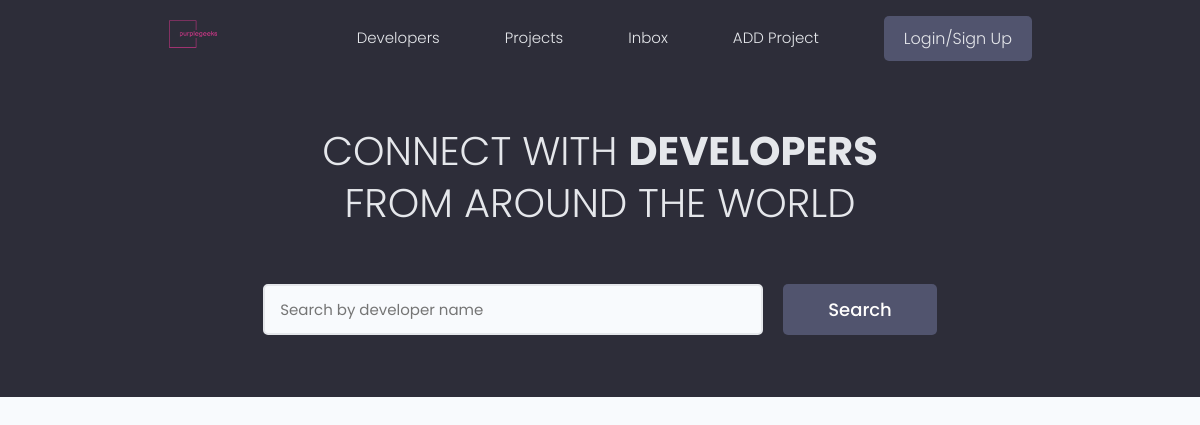
The app's page /, older data.
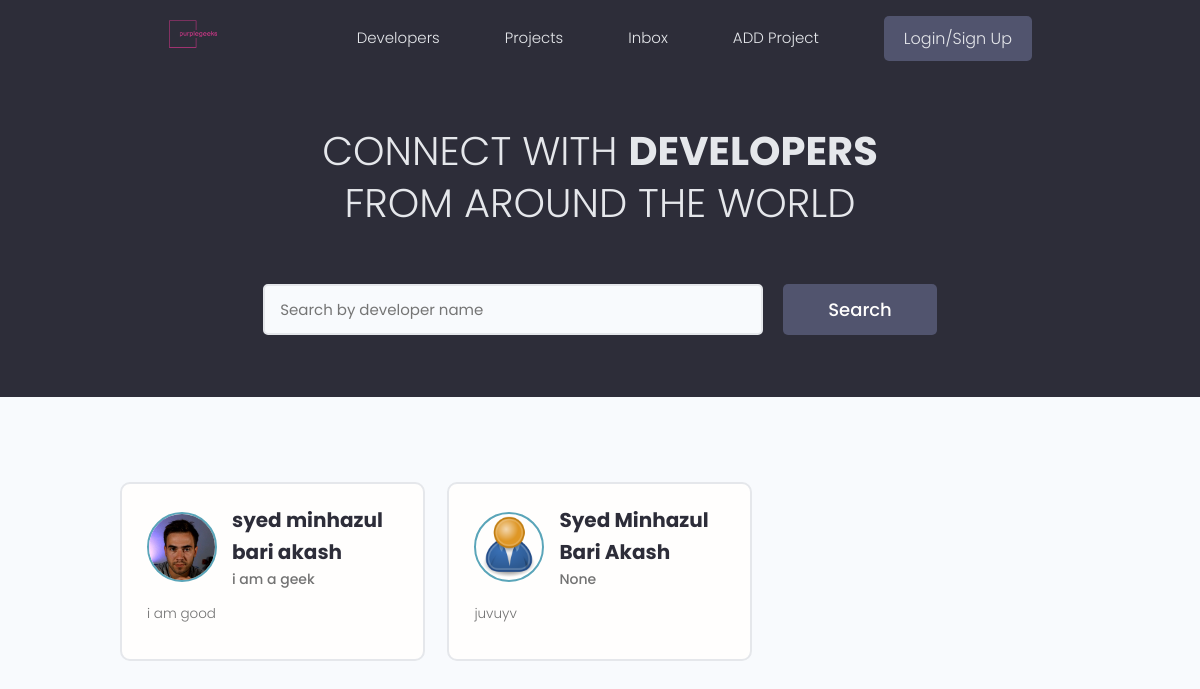
The same page, newer data.
### users/models.py (models this page shows, shortened)
class Profile(models.Model):
    user = models.OneToOneField(User, on_delete=models.CASCADE, null=True, blank=True)
    name = models.CharField(max_length=200, blank=True, null=True)
    email = models.EmailField(max_length=500, blank=True, null=True)
    username = models.CharField(max_length=200, blank=True, null=True)
    location = models.CharField(max_length=200, blank=True, null=True)
    short_intro = models.CharField(max_length=200, blank=True, null=True)
    bio = models.TextField(blank=True, null=True)
    profile_image = models.ImageField(null=True, blank=True, upload_to='profiles/', default="profiles/user-default.png")
    social_github = models.CharField(max_length=200, blank=True, null=True)
    social_twitter = models.CharField(max_length=200, blank=True, null=True)
    social_linkedin = models.CharField(max_length=200, blank=True, null=True)
    social_youtube = models.CharField(max_length=200, blank=True, null=True)
    social_website = models.CharField(max_length=200, blank=True, null=True)
    created = models.DateTimeField(auto_now_add=True)
    id = models.UUIDField(default=uuid.uuid4, unique=True, primary_key=True, editable=False)

### users/views.py (the view)
# urls.py: path('',views.profiles, name = "profiles"),
def profiles(request):
    profiles = Profile.objects.all()
    context = {'profiles': profiles}
    return render(request, 'users/profiles.html', context)

### users/templates/users/profiles.html (shortened to what this page needs)
{% extends 'main.html'%}
{% block content %}
<main class="home">
    <section class="hero-section text-center">
      <div class="container container--narrow">
        <div class="hero-section__box">
          <h2>CONNECT WITH <span>DEVELOPERS</span></h2>
          <h2>FROM AROUND THE WORLD</h2>
        </div>
        <div class="hero-section__search">
          <form class="form" action="#" method="get">
            <div class="form__field">
              <input class="input input--text" id="formInput#search" type="text" name="text"
                placeholder="Search by developer name" />
            </div>
            <input class="btn btn--sub btn--lg" type="submit" value="Search" />
          </form>
        </div>
      </div>
    </section>
    <section class="devlist">
      <div class="container">
        <div class="grid grid--three">
          {% for profile in profiles %}
            <div class="column card">
            <div class="dev">
              <a href="{% url 'user-profile' profile.id %}" class="card__body">
                <div class="dev__profile">
                  <img class="avatar avatar--md" src="{{ profile.profile_image.url }}" alt="image" />
                  <div class="dev__meta">
                    <h3>{{profile.name}}</h3>
                    <h5>{{profile.short_intro|slice:"60"}}</h5>
                  </div>
                </div>
                <p class="dev__info">{{profile.bio|slice:"150"}}</p>
              </a>
            </div>
          </div>
          {% endfor %}
        </div>
      </div>
    </section>
  </main>
{% endblock content %}

### templates/main.html (shortened to what this page needs)
<!DOCTYPE html>
{% load static %}
<html lang="en">
<head>
  <link rel="stylesheet" href="{% static 'uikit/styles/uikit.css' %}" />
  <link rel="stylesheet" href="{% static 'styles/app.css' %}" />
</head>
<body>
  {% include 'navbar.html' %}
  {% block content %}{% endblock content %}
</body>
</html>

### templates/navbar.html (shortened to what this page needs)
{% load static %}
<header class="header">
    <div class="container container--narrow">
      <a href="{% url 'profiles' %}" class="header__logo">
        <img src="{% static 'images/logo.svg' %}" alt="DevSearch Logo" />
     </a>
      <nav class="header__nav">
        <ul class="header__menu">
          <li class="header__menuItem"><a href="{% url 'profiles' %}">Developers</a></li>
          <li class="header__menuItem"><a href="{% url 'projects' %}">Projects</a></li>
          <li class="header__menuItem"><a href="">Inbox</a></li>
          <li class="header__menuItem"><a href="{% url 'create-project' %}">ADD Project</a></li>
          {% if request.user.is_authenticated %}
          <li class="header__menuItem"><a href="{% url 'logout' %}" class="btn btn--sub">Logout</a></li>
          <li class="header__menuItem"><a href="{% url 'create-project' %}">ADD Project</a></li>
          {% else %}
          <li class="header__menuItem"><a href="{% url 'login' %}" class="btn btn--sub">Login/Sign Up</a></li>
          {% endif %}
        </ul>
      </nav>
    </div>
  </header>

### static/styles/app.css (style rules this page uses)
:root { --color-sub: #2d2d39; }
.btn--sub { background-color: var(--color-sub-light); }
.card { border: 2px solid var(--color-light); }
img { width: 100%; }
.header { position: sticky; z-index: 111; background-color: var(--color-sub); padding: 1.5rem 0; }
.header > .container { display: flex; justify-content: space-between; align-items: center; }
.header__logo > img { height: 3.8rem; }
.header__nav > ul { display: inline-flex; align-items: center; list-style: none; gap: 6.5rem; }
.header__menuItem > a { color: var(--color-light); font-weight: 300; }
.hero-section { height: 40vh; display: flex; align-items: center; background-color: var(--color-sub); }
.hero-section__box { margin-bottom: 4rem; }
.hero-section__box > h2, .hero-section__box > h2 > span { font-size: 4rem; color: var(--color-light); line-height: 1.3; text-transform: uppercase; }
.hero-section__box > h2 { font-weight: 300; }
.hero-section__box > h2 > span { font-weight: 700; }
.hero-section__search > .form { display: flex; align-items: center; justify-content: center; gap: 2rem; }
.hero-section__search > .form input.input--text { width: 50rem; }
.devlist { margin-top: 8rem; }
.devlist .grid { align-items: stretch; }
.devlist .dev .dev__profile { display: flex; align-items: center; gap: 1.5rem; }
.devlist .dev .dev__meta h3 { color: var(--color-sub); font-size: 2rem; font-weight: 700; }
.devlist .dev .dev__meta h5 { color: var(--color-text); font-size: 1.4rem; font-weight: 500; }
.devlist .dev .dev__info { margin: 1.5rem 0; font-size: 1.35rem; line-height: 1.4; text-align: justify; }

### static/uikit/styles/modules/_variables.css (style rules this page uses)
:root { --color-main: #5aa5b9; --color-main-light: #e6faff; --color-sub: #3f4156; --color-sub-light: #51546e; --color-sub-lighter: #ededfd; --color-text: #737373; --color-gray: #8b8b8b; --color-light: #e5e7eb; --color-light-gray: #767676; --color-bg: #f8fafd; --color-white: #fffefd; --color-white-light: #f3f3f3; --color-success: #359e64; --color-success-bg: #def8e8; --color-error: #fc4b0b; --color-error-bg: #fff2ee; --font-base: 'Poppins', arial, helvetica, 'Segoe UI', roboto, ubuntu, sans-serif; --font-monospace: 'Fira Code', 'Courier New', courier, monospace; --font-regular: 300; --font-medium: 500; --font-bold: 700; --generic-shadow: 1px 1px 5px #00000010; --generic-transition: all 0.3s ease-in-out; }

### static/uikit/styles/modules/_base.css (style rules this page uses)
* { margin: 0; padding: 0; box-sizing: border-box; text-rendering: optimizeLegibility; color: inherit; font-size: inherit; }
html { font-size: 50%; }
@media only screen and (min-width: 480px) { html { font-size: 56.25%; } }
@media only screen and (min-width: 1200px) { html { font-size: 62.5%; } }
body { line-height: 1.6; font-weight: 400; font-size: 1.5rem; color: var(--color-text); background-color: var(--color-bg); min-height: 100vh; }

### static/uikit/styles/modules/_typography.css (style rules this page uses)
* { font-family: var(--font-base); }
h2 { font-size: 3.6rem; font-weight: var(--font-bold); }
h3 { font-size: 3.2rem; font-weight: var(--font-medium); }
h5 { font-size: 2.4rem; font-weight: var(--font-medium); }
h5, h6 { font-weight: var(--font-regular); }
p, span, strong { font-size: 1.6rem; color: var(--color-text); font-weight: var(--font-regular); }
a { padding-bottom: 2px; text-decoration: none; display: inline-block; color: var(--color-main); font-weight: var(--font-medium); }

### static/uikit/styles/modules/_utilities.css (style rules this page uses)
.container { width: 92%; max-width: 165rem; margin: 0 auto; box-sizing: border-box; }
.container--narrow { width: 92%; max-width: 120rem; }
@media screen and (min-width: 1000px) { .container { width: 90%; } }
@media screen and (min-width: 1000px) { .container--narrow { width: 85%; } }
@media screen and (min-width: 1200px) { .container { width: 80%; } }
@media screen and (min-width: 1200px) { .container--narrow { width: 72%; } }
.text-center { text-align: center; }

### static/uikit/styles/modules/_avatar.css (style rules this page uses)
.avatar { border-radius: 50%; border: 2px solid var(--color-main); object-fit: cover; }
.avatar--md { height: 7rem; width: 7rem; }

### static/uikit/styles/modules/_button.css (style rules this page uses)
.btn { display: inline-block; position: relative; cursor: pointer; background-color: var(--color-light); font-weight: var(--font-medium); color: var(--color-sub); text-decoration: none; padding: 1rem 2rem; border-radius: 0.5rem; border: none; width: -webkit-fit-content; width: -moz-fit-content; width: fit-content; height: -webkit-fit-content; height: -moz-fit-content; height: fit-content; font-size: 1.6rem; outline-width: 0; outline-color: transparent; -webkit-backface-visibility: hidden; backface-visibility: hidden; transition: all 0.3s ease-in-out; }
.btn--sub { background-color: var(--color-sub); color: var(--color-white); }
.btn--lg { font-size: 1.8rem; padding: 1.2rem 4.5rem; }

Row changes from the older to the newer data that the page shows:
added Profile: profile_image (picture), name "syed minhazul bari akash", short_intro "i am a geek", bio "i am good"
added Profile: profile_image (placeholder picture), name "Syed Minhazul Bari Akash", short_intro "None", bio "juvuyv"
